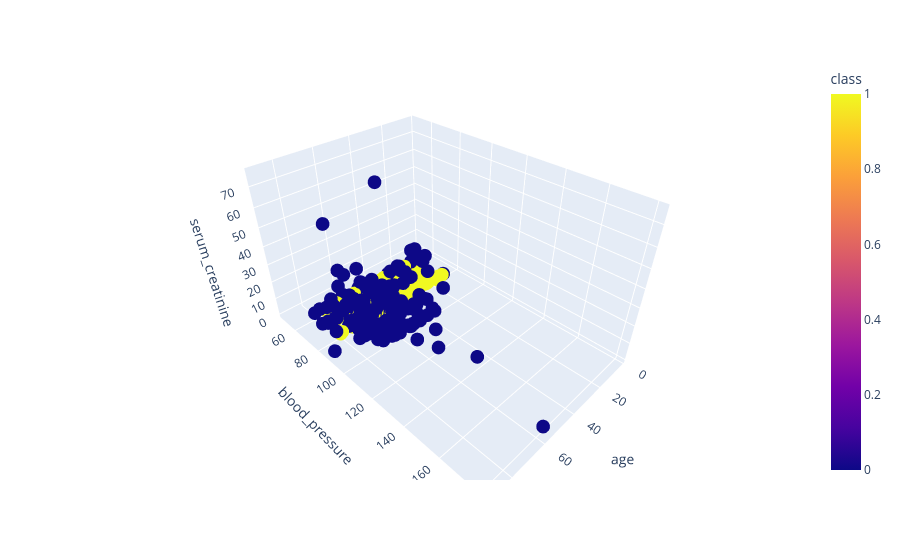

Source (notebook cell):
### Code cell
fig=px.scatter_3d(df,x='age',y='blood_pressure',z='serum_creatinine',color='class',title='3d scatter plot')
fig.show()

### Figure 1 — Plotly figure (JSON) as saved in the notebook; plotly's stock layout.template omitted (floating-point values rounded to 4 significant figures; data arrays with more than 128 entries replaced by an {"elided": "..."} marker saying what was removed)
{"data": [{"hovertemplate": "age=%{x}<br>blood_pressure=%{y}<br>serum_creatinine=%{z}<br>class=%{marker.color}<extra></extra>", "legendgroup": "", "marker": {"color": {"elided": "400 int values"}, "coloraxis": "coloraxis", "symbol": "circle"}, "mode": "markers", "name": "", "scene": "scene", "showlegend": false, "type": "scatter3d", "x": {"elided": "400 float values"}, "y": {"elided": "400 float values"}, "z": {"elided": "400 float values"}}], "layout": {"coloraxis": {"colorbar": {"title": {"text": "class"}}, "colorscale": [[0, "#0d0887"], [0.1111, "#46039f"], [0.2222, "#7201a8"], [0.3333, "#9c179e"], [0.4444, "#bd3786"], [0.5556, "#d8576b"], [0.6667, "#ed7953"], [0.7778, "#fb9f3a"], [0.8889, "#fdca26"], [1, "#f0f921"]]}, "legend": {"tracegroupgap": 0}, "margin": {"t": 60}, "scene": {"domain": {"x": [0, 1], "y": [0, 1]}, "xaxis": {"title": {"text": "age"}}, "yaxis": {"title": {"text": "blood_pressure"}}, "zaxis": {"title": {"text": "serum_creatinine"}}}}}
